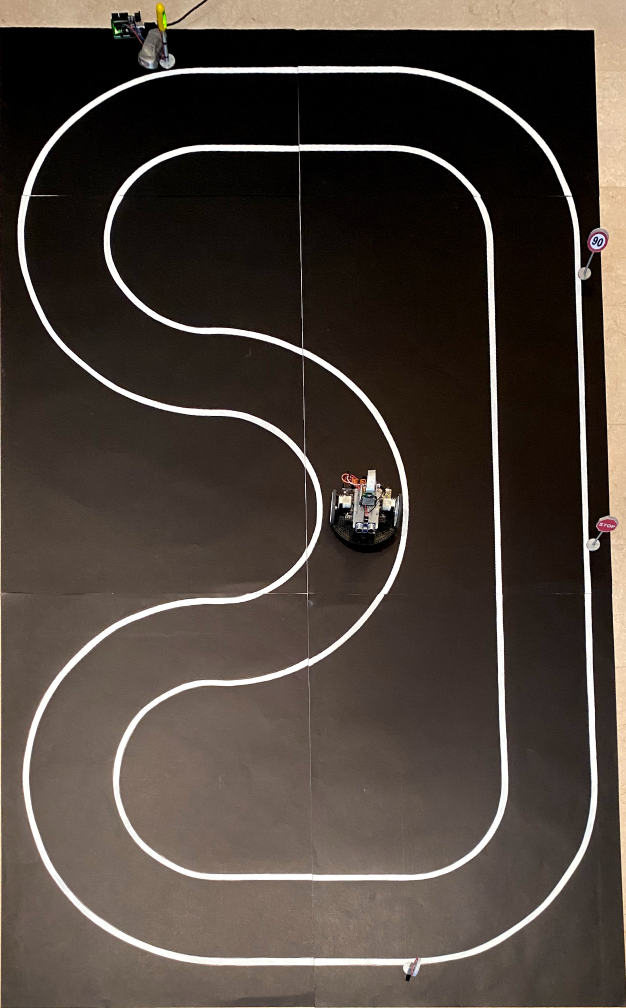
#> input picture images/topView.jpg, 2504 x 4032 px (shown at 1/4 size)
$ python -i stopLib.py   (imports and definitions only)   (older library calls are emulated)
#> lines starting #> are read from the running program, lines starting #| are printed output that depends on the picture; after the words box and inside, x2 and y2 are one past the last pixel; in counts of white or black regions, pixels touching at a corner belong together
#> further down, picture is the input picture: shape (4032, 2504, 3); mean B, G, R 59.2, 66.5, 76.4
import numpy as np
import cv2 as cv

def canny(frame):
    gray = cv.cvtColor(frame, cv.COLOR_BGR2GRAY)
    blur = cv.GaussianBlur(gray, (5, 5), 0)
    canny = cv.Canny(blur, 85, 85)

    return canny

def detectStop(frame):
    # stopHaarcascade = "../haarcascades/stop.xml"
    stopHaarcascade = "haarcascades/stop.xml"
    signalCascade = cv.CascadeClassifier(stopHaarcascade)

    signal = signalCascade.detectMultiScale(frame, 1.05, 3)
#> signal = [[1624, 3845, 49, 49], [1790, 142, 54, 54]]
    if len(signal) > 0:
        for step, s in enumerate(signal):
            # cv.imshow(str(step), frame[s[1] : (s[1] + s[3]), s[0] : (s[0] + s[2])])
            return frame[s[1] : (s[1] + s[3]), s[0] : (s[0] + s[2])], s[0], s[1]
#> this loop made 1 pass
#> (step, s) on pass 1: (0, [1624, 3845, 49, 49])
    return None, None, None

def stopRec(image):
    rD = 25 # real distance
    fW = 90 # frame width
    rW = 4.3 # real width

    fL  = fW * rD / rW

    ROI, xROI, yROI = detectStop(image)
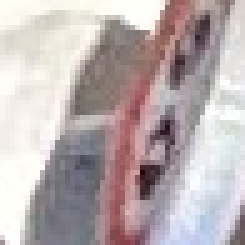
#> ROI: shape (49, 49, 3) (shown 5 times larger); mean B, G, R 177, 175.9, 187
#> xROI = 1624; yROI = 3845
    if ROI is not None:
        hsv = cv.cvtColor(ROI, cv.COLOR_BGR2HSV)
#> hsv: shape (49, 49, 3); mean H, S, V 81.2, 26.9, 189.9

        lr = np.array([150, 100, 80])
        # ur = np.array([179, 195, 165])
        ur = np.array([179, 165, 215])
        mask = cv.inRange(hsv, lr, ur)
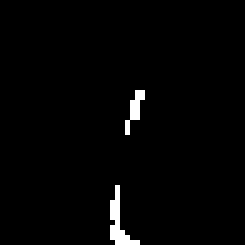
#> mask: shape (49, 49) (shown 5 times larger); 1.7% white in thin lines or dots, all inside (x1, y1, x2, y2) = (22, 18, 29, 49)

        # cv.imshow("mask", mask)

        _, cnt, _ = cv.findContours(mask, cv.RETR_TREE, cv.CHAIN_APPROX_SIMPLE)
#> cnt = 2 contours, all with area under 20

        areas = []
        if len(cnt) > 0:
            for c in cnt:
                areas.append(cv.contourArea(c))
#> this loop made 2 passes
#> after the loop, areas = [11.5, 5]

            maxVal = max(areas)
#> maxVal = 11.5
            if maxVal > 1000:
                index = areas.index(maxVal)

                x, y, wRectangle, h = cv.boundingRect(cnt[index])
                cv.rectangle(image, (xROI + x, yROI + y), (xROI + x+wRectangle, yROI + y+h), (255, 255, 0), 2)

                distance = rW * fL / wRectangle
                return int(round(distance, 1)) - 20

>>> import cv2
>>> picture = cv2.imread('../../../images/topView.jpg')
>>> result = stopRec(picture)
